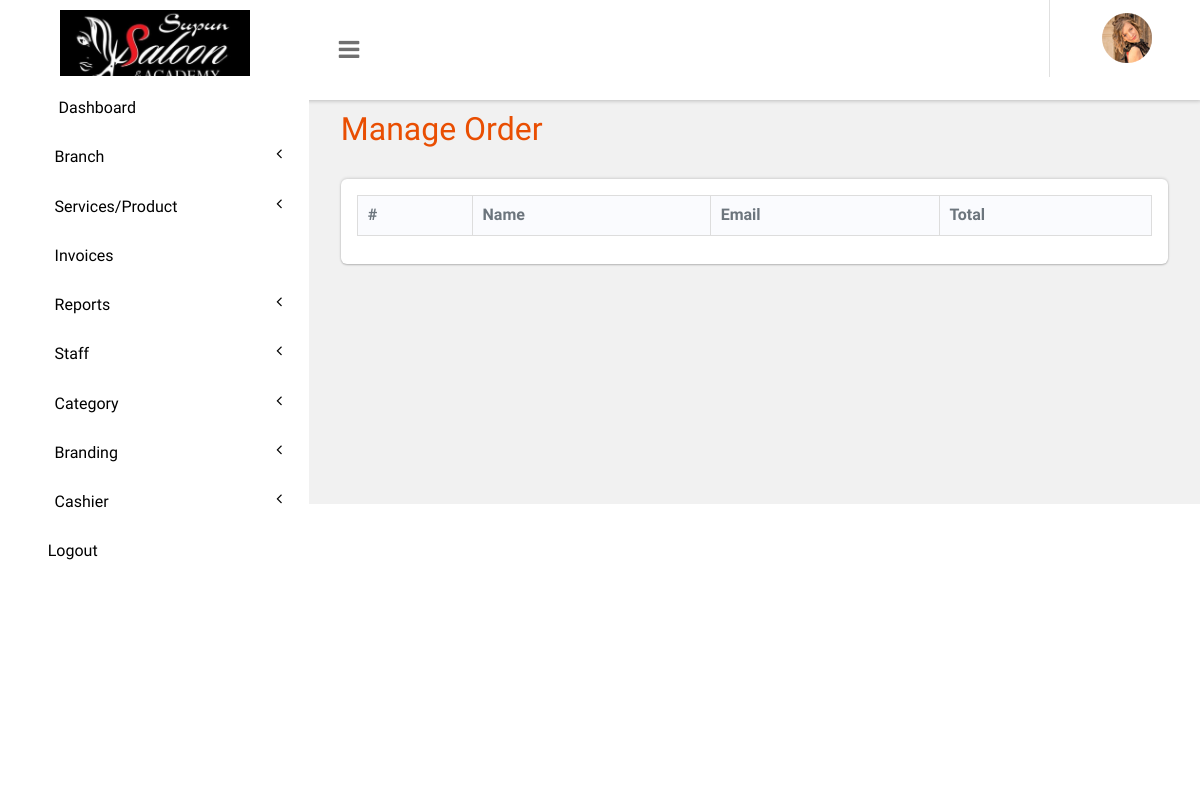
Page /panel/view_order.php (signed in) on the earlier database version.
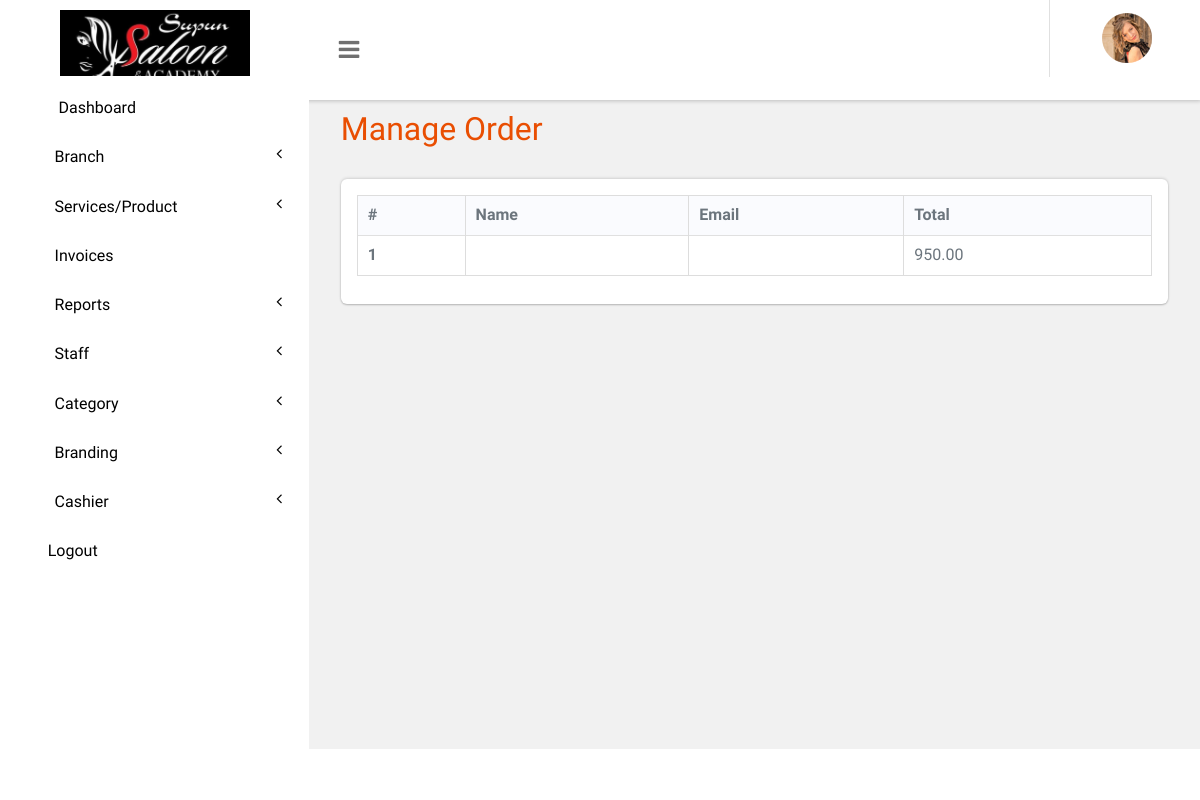
Same page on the later database version.
### tables this page shows
CREATE TABLE `tblinvoice` (
  `id` int(11) NOT NULL,
  `Userid` int(11) DEFAULT NULL,
  `ServiceId` varchar(255) DEFAULT NULL,
  `BillingId` int(11) DEFAULT NULL,
  `staff` varchar(50) NOT NULL DEFAULT '',
  `commision` decimal(10,2) NOT NULL DEFAULT 0.00,
  `tax` varchar(50) NOT NULL,
  `discount` decimal(10,2) NOT NULL DEFAULT 0.00,
  `total` decimal(10,2) NOT NULL DEFAULT 0.00,
  `received_amount` decimal(10,2) NOT NULL DEFAULT 0.00,
  `qty` int(11) NOT NULL DEFAULT 0,
  `payment_method` varchar(100) NOT NULL,
  `type` tinyint(4) NOT NULL,
  `CashierId` int(11) DEFAULT NULL,
  `branch_id` int(11) DEFAULT NULL,
  `PostingDate` timestamp NULL DEFAULT current_timestamp(),
  `customer_phone` varchar(20) DEFAULT NULL
);

### panel/view_order.php (the view, shortened to what this page needs)
<?php
include('includes/dbconnection.php');
if (strlen($_SESSION['bpmsaid']==0)) {
  header('location:logout.php');
  } else{
  ?>
<!DOCTYPE HTML>
<html>
<head>
<link href="css/bootstrap.css" rel='stylesheet' type='text/css' />
<link href="css/style.css" rel='stylesheet' type='text/css' />
<link href="css/font-awesome.css" rel="stylesheet">
<link href="css/animate.css" rel="stylesheet" type="text/css" media="all">
<link href="css/custom.css" rel="stylesheet">
</head>
<body class="cbp-spmenu-push">
	<div class="main-content">
		 <?php include_once('includes/sidebar.php');?>
		 <?php include_once('includes/header.php');?>
		<div id="page-wrapper">
			<div class="main-page">
				<div class="tables">
					<h3 class="title1">Manage Order</h3>
					<div class="table-responsive bs-example widget-shadow">
						<table id="example" class="table table-bordered" > <thead> <tr> <th>#</th> <th>Name</th> <th>Email</th><th>Total</th> </tr> </thead> <tbody>
<?php
$ret=mysqli_query($con,"select * from  tblinvoice where type =1 group by Userid ");
$cnt=1;
while ($row=mysqli_fetch_array($ret)) {
?>
						 <tr> <th scope="row"><?php echo $cnt;?></th> <td>
						 </td>
						 <td>
						 </td>
						 <td><?php  echo $row['total'];?></td></td> </tr>   <?php
$cnt=$cnt+1;
}?></tbody> </table>
					</div>
				</div>
			</div>
		</div>
	</div>
</body>
</html>
<?php }  ?>

Differences in the rows shown:
added tblinvoice: total "950.00"
